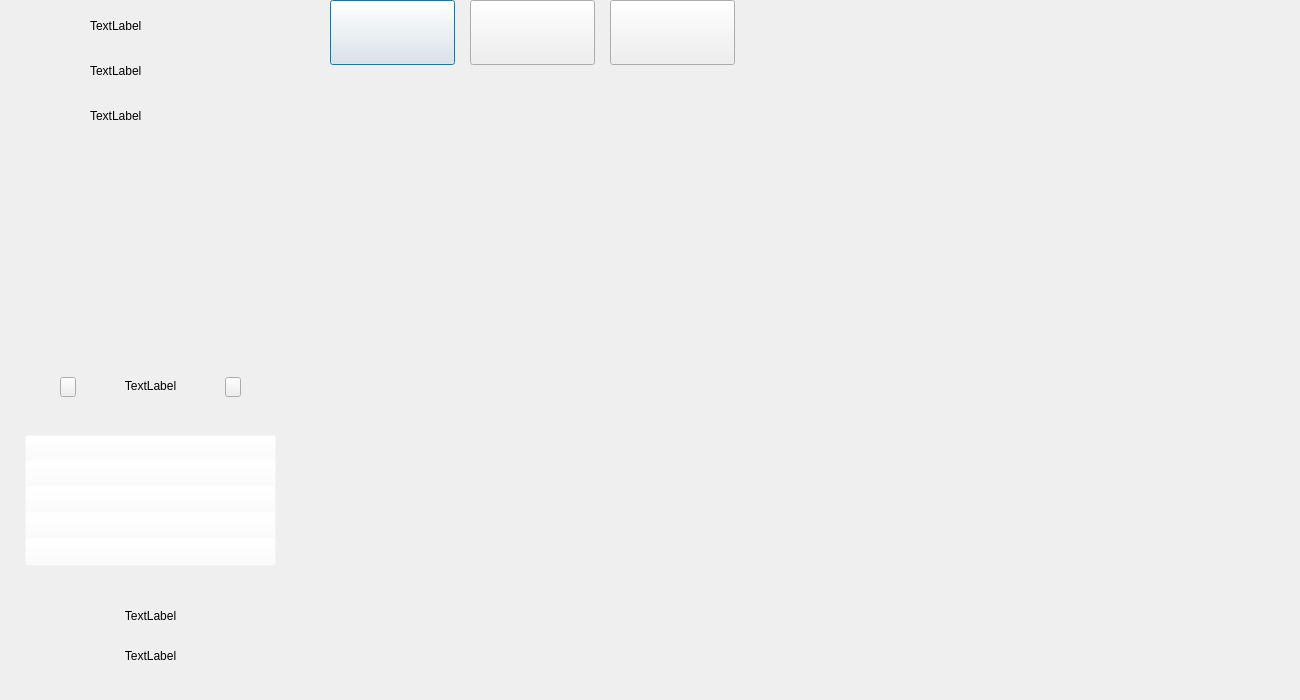
<?xml version="1.0" encoding="UTF-8"?>
<ui version="4.0">
 <class>report_screen</class>
 <widget class="QDialog" name="report_screen">
  <property name="geometry">
   <rect>
    <x>0</x>
    <y>0</y>
    <width>1300</width>
    <height>700</height>
   </rect>
  </property>
  <property name="sizePolicy">
   <sizepolicy hsizetype="Fixed" vsizetype="Fixed">
    <horstretch>0</horstretch>
    <verstretch>0</verstretch>
   </sizepolicy>
  </property>
  <property name="windowTitle">
   <string>Dialog</string>
  </property>
  <widget class="QPushButton" name="btn1">
   <property name="geometry">
    <rect>
     <x>330</x>
     <y>0</y>
     <width>125</width>
     <height>65</height>
    </rect>
   </property>
   <property name="styleSheet">
    <string notr="true">QPushButton{
border-image: url(:/report_screen/report_btn1.png);
}
QPushButton::hover{
border-image: url(:/report_screen/report_btn1_hover.png);
}</string>
   </property>
   <property name="text">
    <string/>
   </property>
  </widget>
  <widget class="QLabel" name="date">
   <property name="geometry">
    <rect>
     <x>70</x>
     <y>600</y>
     <width>161</width>
     <height>31</height>
    </rect>
   </property>
   <property name="styleSheet">
    <string notr="true">font: 14pt &quot;마루 부리 Beta&quot;;</string>
   </property>
   <property name="text">
    <string>TextLabel</string>
   </property>
   <property name="alignment">
    <set>Qt::AlignCenter</set>
   </property>
  </widget>
  <widget class="QLabel" name="indicator2">
   <property name="geometry">
    <rect>
     <x>490</x>
     <y>53</y>
     <width>85</width>
     <height>6</height>
    </rect>
   </property>
   <property name="styleSheet">
    <string notr="true">border-image: url(:/report_screen/report_indicator.png);</string>
   </property>
   <property name="text">
    <string/>
   </property>
  </widget>
  <widget class="QPushButton" name="btn2">
   <property name="geometry">
    <rect>
     <x>470</x>
     <y>0</y>
     <width>125</width>
     <height>65</height>
    </rect>
   </property>
   <property name="styleSheet">
    <string notr="true">QPushButton{
border-image: url(:/report_screen/report_btn2.png);
}
QPushButton::hover{
border-image: url(:/report_screen/report_btn2_hover.png);
}</string>
   </property>
   <property name="text">
    <string/>
   </property>
  </widget>
  <widget class="QLabel" name="weather">
   <property name="geometry">
    <rect>
     <x>40</x>
     <y>640</y>
     <width>31</width>
     <height>31</height>
    </rect>
   </property>
   <property name="styleSheet">
    <string notr="true">border-image: url(:/weather/weather/NB01.png);</string>
   </property>
   <property name="text">
    <string/>
   </property>
  </widget>
  <widget class="QLabel" name="ID">
   <property name="geometry">
    <rect>
     <x>90</x>
     <y>10</y>
     <width>131</width>
     <height>31</height>
    </rect>
   </property>
   <property name="styleSheet">
    <string notr="true">font: 14pt &quot;마루 부리 Beta&quot;;</string>
   </property>
   <property name="text">
    <string>TextLabel</string>
   </property>
  </widget>
  <widget class="QPushButton" name="btn3">
   <property name="geometry">
    <rect>
     <x>610</x>
     <y>0</y>
     <width>125</width>
     <height>65</height>
    </rect>
   </property>
   <property name="mouseTracking">
    <bool>false</bool>
   </property>
   <property name="styleSheet">
    <string notr="true">QPushButton{
border-image: url(:/report_screen/report_btn3.png);
}
QPushButton::hover{
border-image: url(:/report_screen/report_btn3_hover.png);
}</string>
   </property>
   <property name="text">
    <string/>
   </property>
  </widget>
  <widget class="QLabel" name="time">
   <property name="geometry">
    <rect>
     <x>70</x>
     <y>640</y>
     <width>161</width>
     <height>31</height>
    </rect>
   </property>
   <property name="styleSheet">
    <string notr="true">font: 14pt &quot;마루 부리 Beta&quot;;</string>
   </property>
   <property name="text">
    <string>TextLabel</string>
   </property>
   <property name="alignment">
    <set>Qt::AlignCenter</set>
   </property>
  </widget>
  <widget class="QLabel" name="sex">
   <property name="geometry">
    <rect>
     <x>90</x>
     <y>100</y>
     <width>131</width>
     <height>31</height>
    </rect>
   </property>
   <property name="styleSheet">
    <string notr="true">font: 14pt &quot;마루 부리 Beta&quot;;</string>
   </property>
   <property name="text">
    <string>TextLabel</string>
   </property>
  </widget>
  <widget class="QLabel" name="month">
   <property name="geometry">
    <rect>
     <x>70</x>
     <y>370</y>
     <width>161</width>
     <height>31</height>
    </rect>
   </property>
   <property name="styleSheet">
    <string notr="true">font: 14pt &quot;마루 부리 Beta&quot;;</string>
   </property>
   <property name="text">
    <string>TextLabel</string>
   </property>
   <property name="alignment">
    <set>Qt::AlignCenter</set>
   </property>
  </widget>
  <widget class="QLabel" name="background">
   <property name="geometry">
    <rect>
     <x>0</x>
     <y>0</y>
     <width>1300</width>
     <height>700</height>
    </rect>
   </property>
   <property name="sizePolicy">
    <sizepolicy hsizetype="Fixed" vsizetype="Fixed">
     <horstretch>0</horstretch>
     <verstretch>0</verstretch>
    </sizepolicy>
   </property>
   <property name="styleSheet">
    <string notr="true">border-image: url(:/report_screen/report_screen_bg.png);</string>
   </property>
   <property name="text">
    <string/>
   </property>
  </widget>
  <widget class="QLabel" name="indicator3">
   <property name="geometry">
    <rect>
     <x>630</x>
     <y>53</y>
     <width>85</width>
     <height>6</height>
    </rect>
   </property>
   <property name="styleSheet">
    <string notr="true">border-image: url(:/report_screen/report_indicator.png);</string>
   </property>
   <property name="text">
    <string/>
   </property>
  </widget>
  <widget class="QLabel" name="age">
   <property name="geometry">
    <rect>
     <x>90</x>
     <y>55</y>
     <width>131</width>
     <height>31</height>
    </rect>
   </property>
   <property name="styleSheet">
    <string notr="true">font: 14pt &quot;마루 부리 Beta&quot;;</string>
   </property>
   <property name="text">
    <string>TextLabel</string>
   </property>
  </widget>
  <widget class="QLabel" name="indicator1">
   <property name="geometry">
    <rect>
     <x>350</x>
     <y>53</y>
     <width>85</width>
     <height>6</height>
    </rect>
   </property>
   <property name="styleSheet">
    <string notr="true">border-image: url(:/report_screen/report_indicator.png);</string>
   </property>
   <property name="text">
    <string/>
   </property>
  </widget>
  <widget class="QWidget" name="widget1" native="true">
   <property name="geometry">
    <rect>
     <x>320</x>
     <y>80</y>
     <width>961</width>
     <height>601</height>
    </rect>
   </property>
  </widget>
  <widget class="QWidget" name="widget2" native="true">
   <property name="geometry">
    <rect>
     <x>320</x>
     <y>80</y>
     <width>961</width>
     <height>601</height>
    </rect>
   </property>
  </widget>
  <widget class="QWidget" name="widget3" native="true">
   <property name="geometry">
    <rect>
     <x>320</x>
     <y>80</y>
     <width>961</width>
     <height>601</height>
    </rect>
   </property>
  </widget>
  <widget class="QLabel" name="calendar_bg">
   <property name="geometry">
    <rect>
     <x>25</x>
     <y>410</y>
     <width>251</width>
     <height>181</height>
    </rect>
   </property>
   <property name="styleSheet">
    <string notr="true">border-image: url(:/report_screen/report_table.png);</string>
   </property>
   <property name="text">
    <string/>
   </property>
  </widget>
  <widget class="QPushButton" name="button_calendar_1">
   <property name="geometry">
    <rect>
     <x>25</x>
     <y>435</y>
     <width>251</width>
     <height>28</height>
    </rect>
   </property>
   <property name="autoFillBackground">
    <bool>false</bool>
   </property>
   <property name="styleSheet">
    <string notr="true">background-color: rgba(255, 255, 255, 0);
font: 25 11pt &quot;Fira Code Light&quot;;</string>
   </property>
   <property name="text">
    <string/>
   </property>
  </widget>
  <widget class="QPushButton" name="button_calendar_2">
   <property name="geometry">
    <rect>
     <x>25</x>
     <y>460</y>
     <width>251</width>
     <height>28</height>
    </rect>
   </property>
   <property name="styleSheet">
    <string notr="true">background-color: rgba(255, 255, 255, 0);
font: 25 11pt &quot;Fira Code Light&quot;;</string>
   </property>
   <property name="text">
    <string/>
   </property>
  </widget>
  <widget class="QPushButton" name="button_calendar_3">
   <property name="geometry">
    <rect>
     <x>25</x>
     <y>486</y>
     <width>251</width>
     <height>28</height>
    </rect>
   </property>
   <property name="styleSheet">
    <string notr="true">background-color: rgba(255, 255, 255, 0);
font: 25 11pt &quot;Fira Code Light&quot;;</string>
   </property>
   <property name="text">
    <string/>
   </property>
  </widget>
  <widget class="QPushButton" name="button_calendar_4">
   <property name="geometry">
    <rect>
     <x>25</x>
     <y>512</y>
     <width>251</width>
     <height>28</height>
    </rect>
   </property>
   <property name="styleSheet">
    <string notr="true">background-color: rgba(255, 255, 255, 0);
font: 25 11pt &quot;Fira Code Light&quot;;</string>
   </property>
   <property name="text">
    <string/>
   </property>
  </widget>
  <widget class="QPushButton" name="button_calendar_5">
   <property name="geometry">
    <rect>
     <x>25</x>
     <y>538</y>
     <width>251</width>
     <height>28</height>
    </rect>
   </property>
   <property name="sizePolicy">
    <sizepolicy hsizetype="Minimum" vsizetype="Fixed">
     <horstretch>0</horstretch>
     <verstretch>0</verstretch>
    </sizepolicy>
   </property>
   <property name="styleSheet">
    <string notr="true">background-color: rgba(255, 255, 255, 0);
font: 25 11pt &quot;Fira Code Light&quot;;</string>
   </property>
   <property name="text">
    <string/>
   </property>
  </widget>
  <widget class="QLabel" name="calendar_indicator">
   <property name="geometry">
    <rect>
     <x>20</x>
     <y>436</y>
     <width>261</width>
     <height>25</height>
    </rect>
   </property>
   <property name="styleSheet">
    <string notr="true">border-image: url(:/report_screen/report_select.png);</string>
   </property>
   <property name="text">
    <string/>
   </property>
  </widget>
  <widget class="QPushButton" name="month_increase">
   <property name="geometry">
    <rect>
     <x>225</x>
     <y>377</y>
     <width>16</width>
     <height>20</height>
    </rect>
   </property>
   <property name="cursor">
    <cursorShape>OpenHandCursor</cursorShape>
   </property>
   <property name="styleSheet">
    <string notr="true">QPushButton{
border-image: url(:/report_screen/report_calendar_increase.png);
}
QPushButton::hover{
border-image: url(:/report_screen/report_calendar_increase_hover.png);
}</string>
   </property>
   <property name="text">
    <string/>
   </property>
  </widget>
  <widget class="QPushButton" name="month_decrease">
   <property name="geometry">
    <rect>
     <x>60</x>
     <y>377</y>
     <width>16</width>
     <height>20</height>
    </rect>
   </property>
   <property name="cursor">
    <cursorShape>OpenHandCursor</cursorShape>
   </property>
   <property name="styleSheet">
    <string notr="true">QPushButton{
border-image: url(:/report_screen/report_calendar_decrease.png);
}
QPushButton::hover{
border-image: url(:/report_screen/report_calendar_decrease_hover.png);
}</string>
   </property>
   <property name="text">
    <string/>
   </property>
  </widget>
  <zorder>background</zorder>
  <zorder>calendar_bg</zorder>
  <zorder>calendar_indicator</zorder>
  <zorder>btn1</zorder>
  <zorder>date</zorder>
  <zorder>btn2</zorder>
  <zorder>weather</zorder>
  <zorder>ID</zorder>
  <zorder>btn3</zorder>
  <zorder>time</zorder>
  <zorder>sex</zorder>
  <zorder>month</zorder>
  <zorder>indicator3</zorder>
  <zorder>age</zorder>
  <zorder>indicator1</zorder>
  <zorder>indicator2</zorder>
  <zorder>widget1</zorder>
  <zorder>widget2</zorder>
  <zorder>widget3</zorder>
  <zorder>button_calendar_1</zorder>
  <zorder>button_calendar_2</zorder>
  <zorder>button_calendar_3</zorder>
  <zorder>button_calendar_4</zorder>
  <zorder>button_calendar_5</zorder>
  <zorder>month_increase</zorder>
  <zorder>month_decrease</zorder>
 </widget>
 <resources>
  <include location="data/images/resources.qrc"/>
 </resources>
 <connections/>
</ui>
